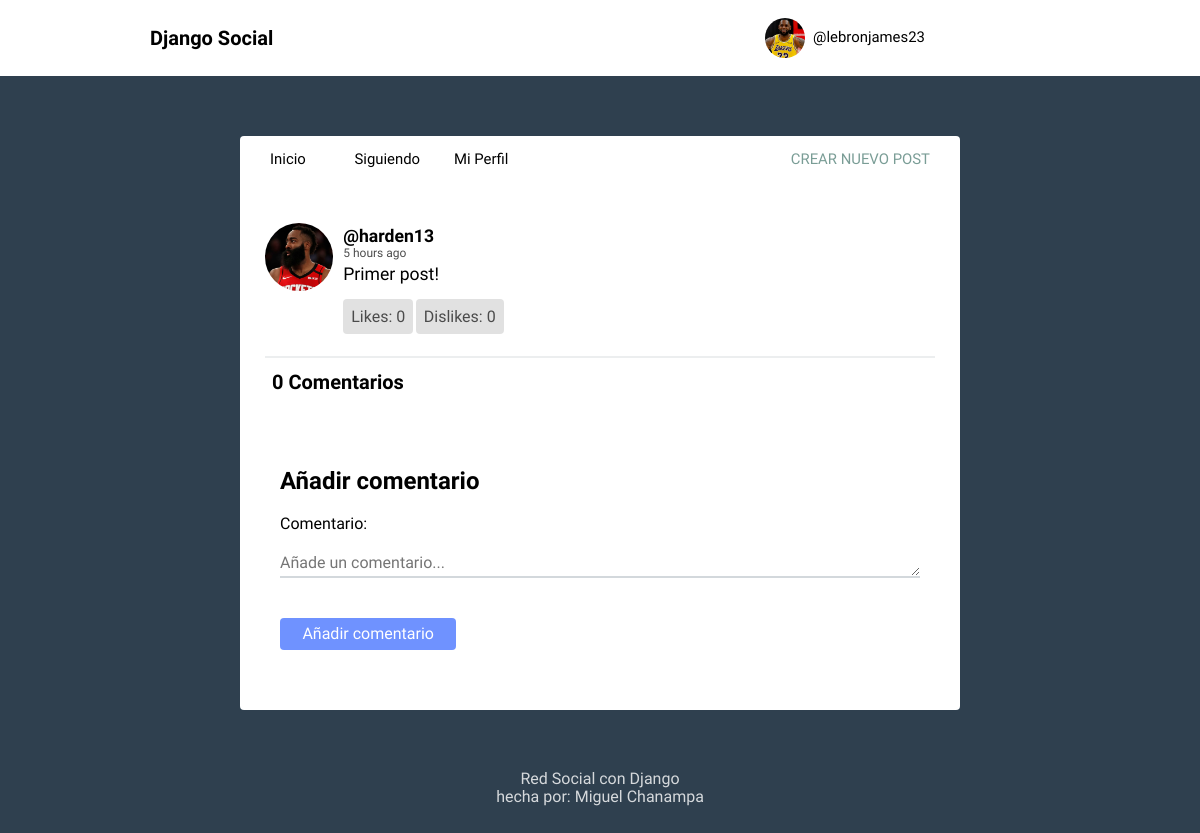
The app's page /post/2/ (signed in) with its own data.
### red_social/models.py (models this page shows, shortened)
class Profile(models.Model):
    user = models.OneToOneField(User, on_delete=models.CASCADE)
    image = models.ImageField(null=True, blank=True, upload_to='', default='default.png')

class Post(models.Model):
    user = models.ForeignKey(User, on_delete=models.CASCADE, related_name='posts')
    timestamp = models.DateTimeField(default=timezone.now)
    content = models.TextField()
    class Meta:
        ordering = ['-timestamp']
    def likes(self):
        user_ids = Like.objects.filter(to_post=self.id, type='L')\
                            .values_list('from_user', flat=True)
        return Post.objects.filter(id__in=user_ids)
    def dislikes(self):
        user_ids = Like.objects.filter(to_post=self.id, type='D')\
                            .values_list('from_user', flat=True)
        return Post.objects.filter(id__in=user_ids)
    def comments(self):
        user_ids = Comment.objects.filter(to_post=self.id)\
                            .values_list('from_user', flat=True)
        return Post.objects.filter(id__in=user_ids)

### red_social/views.py (the view)
# urls.py: path('post/<int:id>/', post_view, name='post'),
def post_view(request, id):
    post = Post.objects.get(pk=id)
    comments = Comment.objects.filter(to_post=id)
    current_user = get_object_or_404(User, pk=request.user.pk)
    if request.method == 'POST':
        form = CommentForm(request.POST)
        if form.is_valid():
            comment = form.save(commit=False)
            comment.from_user = current_user
            comment.to_post = post
            comment.save()
            messages.success(request, 'Comentario añadiddo')
            return redirect('post', id)
    else:
        form = CommentForm()
        liked = False
        disliked = False
        if Like.objects.filter(to_post=post.id, from_user=current_user.id, type='L').exists():
            liked = True
        if Like.objects.filter(to_post=post.id, from_user=current_user.id, type='D').exists():
            disliked = True
    context = {'post': post, 'comments': comments, 'form': form, 'liked': liked, 'disliked': disliked}
    return render(request, 'social/post_view.html', context)

### red_social/forms.py
class CommentForm(forms.ModelForm):
    content = forms.CharField(label='Comentario', widget=forms.Textarea(attrs={'rows':1, 'placeholder': 'Añade un comentario...'}))
    class Meta:
        model = Comment
        fields = ['content']

### red_social/templates/social/post_view.html (shortened to what this page needs)
{% extends 'social/layout.html' %}
{% load humanize %}
{% block content %}
<article>
    <div class="container-article">
        <img src="{{ post.user.profile.image.url }}">
        <div>
            <h2 class="username"><a href="{% url 'profile' post.user.username %}">@{{post.user}}</a></h2>
            <time data-time="#">{{post.timestamp|naturaltime}}</time>
            <div class="post">{{post.content}}</div>
            <br>
            <br>
            {% if liked %}
              <a class="post_like liked" href="{% url 'post_like' post.id %}">Likes: {{post.likes.count}}</a>
            {% else %}
              <a class="post_like" href="{% url 'post_like' post.id %}">Likes: {{post.likes.count}}</a>
            {% endif %}
            {% if disliked %}
              <a class="post_like disliked" href="{% url 'post_dislike' post.id %}">Dislikes: {{post.dislikes.count}}</a>
            {% else %}
              <a class="post_like" href="{% url 'post_dislike' post.id %}">Dislikes: {{post.dislikes.count}}</a>
            {% endif %}
        </div>
    </div>
</article>
{% include 'social/post_comments.html' %}
{% endblock %}

### red_social/templates/social/layout.html (shortened to what this page needs)
<!DOCTYPE html>
{% load static %}
<html>
<head>
	<link rel="stylesheet" type="text/css" href="{% static 'normalize.css' %}">
	<link rel="stylesheet" type="text/css" href="{% static 'style.css' %}">
	<link rel="stylesheet" type="text/css" href="{% static 'mystyle.css' %}">
</head>
<body>
	<header class="main-head">
		<nav class="main">
			<h1 id="logo">Django Social</h1>
			<ul>
				{% if request.user.is_authenticated %}
					<li class="dropdown">
						<a class="profile" href="{% url 'profile' request.user.username %}">
						<img class="post_comment" src="{{ request.user.profile.image.url }}">
							@{{ request.user.username }}
						</a>
					</li>
				{% else %}
					<li><a href="{% url 'register' %}">Registrarse</a></li>
					<li><a href="{% url 'login' %}">Iniciar Sesión</a></li>
				{% endif%}
			</ul>
		</nav>
	</header>
	<div class="main">
		<nav class="second-nav">
			<a class="feed" href="{% url 'feed' %}">Inicio</a>
			{% if request.user.is_authenticated %}
				<a class="feed" href="{% url 'feed_following' request.user.username %}">Siguiendo</a>
				<a class="profile" href="{% url 'profile' request.user.username %}">Mi Perfil</a>
				<a class="new" href="{% url 'post' %}">Crear nuevo post</a>
			{% endif %}
		</nav>
		{% block content %}
		{% endblock content %}
	</div>
	<footer>
		<div class="row">
			<p>Red Social con Django<br>hecha por: Miguel Chanampa</p>
		</div>
	</footer>
</body>
</html>

### red_social/templates/social/post_comments.html (shortened to what this page needs)
{% load humanize %}
<h1 class="comments">{{ post.comments.count }} Comentarios</h1>
<form method="POST">
  <h2>Añadir comentario</h2>
  {{form.as_p}}
  <button type="sumbit" clase="post" id="">Añadir comentario</button>
</form>

### red_social/static/style.css (style rules this page uses)
body { background: #2F404F; font-size: 62.5%; font-family: 'Varela Round', Helvetica, Arial, serif; }
.post_comment { margin-top: 10px; height: 40px !important; width: 40px !important; margin-right: 10px; border-radius: 50%; }
.post_like { font-size: 1rem; color: #000; padding: .5rem; border: none; background: #D5D5D5; opacity: 0.7; border-radius: 4px; cursor: pointer; }
.comments { margin-left: 2rem; }
p { font-size: 1rem; }
button { font-size: 1rem; color: white; padding: 0.4rem 1.4rem; border: none; opacity: 0.7; background: #3364FF; border-radius: 4px; cursor: pointer; }
img { object-fit: cover; }
.main-head { background: white; color: black; }
nav.main { min-height: 7vh; display: flex; width: 75%; margin: auto; align-items: center; padding: 0.5rem; }
nav.main ul { display: flex; flex: 1 1 40rem; justify-content: space-around; align-items: center; list-style: none; }
nav.main ul li a { display: flex; flex-direction: row; align-items: center; }
nav.main ul li a img { margin-top: 0; margin-bottom: 0; margin-right: .5rem; }
#logo { flex: 2 1 40rem; }
a { font-size: .93rem; text-decoration: none; color: black; }
.main { background: white; width: 60%; margin: 5% auto; border-radius: 4px; padding-bottom: 20px; }
.second-nav { display: flex; padding: 15px 30px; }
.second-nav .feed { flex: 1 1 30px; }
.second-nav .profile { flex: 1 1 30px; }
.second-nav .new { flex: 6 1 5rem; text-align: right; text-transform: uppercase; color: #7A9D96; }
article { width: 93%; margin: auto; padding: 30px 0; border-bottom: 2px solid #ECEEEF; }
.username { margin-bottom: .1rem; }
.username a { font-size: 1.1rem; }
.container-article { display: flex; }
.container-article img { margin-top: 10px; height: 68px; width: 68px; margin-right: 10px; border-radius: 50%; }
time { font-size: .75rem; opacity: .7; }
.post { font-size: 1.1rem; margin-top: .2rem; }
.profile { display: flex; align-items: center; flex-direction: column; }
.profile img { height: 100px; width: 100px; margin-right: 10px; border-radius: 50%; margin: 20px; }
form { margin: 0; padding: 40px; font-size: 1rem; }
textarea { width: 100%; border: 0; border-bottom: 2px solid #D3D8DC; outline: 0; background: #fff; padding: 20px 0 4px; margin: 0 0 20px; color: #777B7E; }
footer { color: white; text-align: center; font-size: .875em; margin: 40px 0; }
footer p { opacity: .8; }

### red_social/static/mystyle.css (style rules this page uses)
.post_comment { height: 32px; width: 32px; margin-right: 10px; border-radius: 50%; }
.dropdown { position: relative !important; display: inline-block !important; }

### records on screen
Post: user.profile.image (picture), user "harden13", timestamp "5 hours ago", content "Primer post!", likes.count "0", dislikes.count "0", comments.count "0"

### other values on screen
{{ request.user.username }} "lebronjames23"
